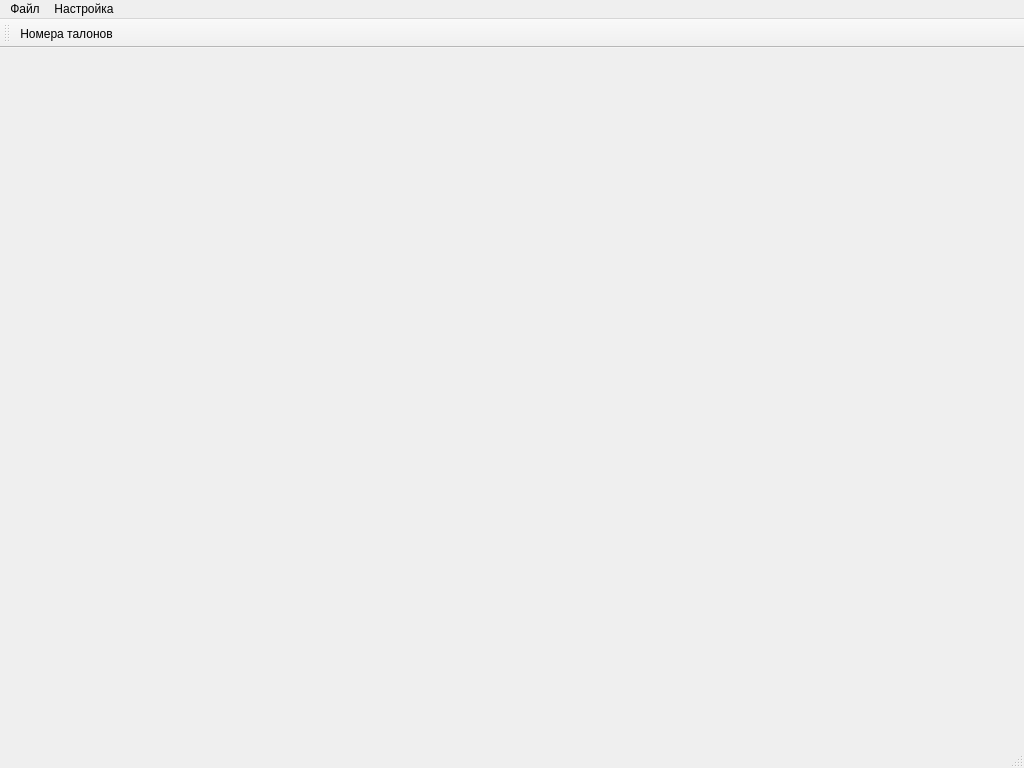
<?xml version="1.0" encoding="UTF-8"?>
<ui version="4.0">
 <class>MainWindow</class>
 <widget class="QMainWindow" name="MainWindow">
  <property name="geometry">
   <rect>
    <x>0</x>
    <y>0</y>
    <width>1024</width>
    <height>768</height>
   </rect>
  </property>
  <property name="windowTitle">
   <string>Работа с сервисом TalonsOnline</string>
  </property>
  <widget class="QWidget" name="centralWidget"/>
  <widget class="QMenuBar" name="menuBar">
   <property name="geometry">
    <rect>
     <x>0</x>
     <y>0</y>
     <width>1024</width>
     <height>21</height>
    </rect>
   </property>
   <widget class="QMenu" name="menuSettings">
    <property name="title">
     <string>Настройка</string>
    </property>
    <addaction name="actionUsers"/>
   </widget>
   <widget class="QMenu" name="menuFile">
    <property name="title">
     <string>Файл</string>
    </property>
    <addaction name="actionInputNum"/>
   </widget>
   <addaction name="menuFile"/>
   <addaction name="menuSettings"/>
  </widget>
  <widget class="QToolBar" name="mainToolBar">
   <attribute name="toolBarArea">
    <enum>TopToolBarArea</enum>
   </attribute>
   <attribute name="toolBarBreak">
    <bool>false</bool>
   </attribute>
   <addaction name="actionInputNum"/>
  </widget>
  <widget class="QStatusBar" name="statusBar"/>
  <action name="actionUsers">
   <property name="icon">
    <iconset resource="resourse.qrc">
     <normaloff>:/images/Images/users.png</normaloff>:/images/Images/users.png</iconset>
   </property>
   <property name="text">
    <string>Пользователи</string>
   </property>
   <property name="statusTip">
    <string>Менеджер пользователей.</string>
   </property>
  </action>
  <action name="actionInputNum">
   <property name="icon">
    <iconset resource="resourse.qrc">
     <normaloff>:/images/Images/form.png</normaloff>:/images/Images/form.png</iconset>
   </property>
   <property name="text">
    <string>Номера талонов</string>
   </property>
   <property name="toolTip">
    <string>Вод номеров талонов</string>
   </property>
   <property name="shortcut">
    <string>Ins</string>
   </property>
  </action>
 </widget>
 <layoutdefault spacing="6" margin="11"/>
 <resources>
  <include location="resourse.qrc"/>
 </resources>
 <connections/>
</ui>
